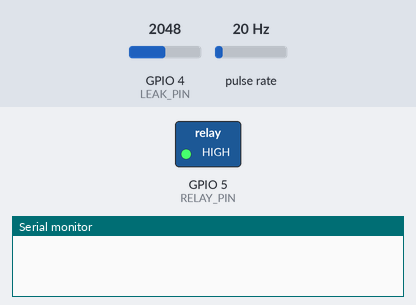
Bench run of a sketch on a simulated ESP32. Parts: switched loads named in the sketch (green lamp = pin HIGH), the last lines printed to the serial monitor. Wiring (inferred from the names in the program): pulse sensor: data GPIO 2. Inputs (shaded band) come from the test bench; at power-on: GPIO 4 (LEAK_PIN) = 2048, pulse rate 20 Hz. WiFi joins after 1.5 s; servers stay silent unless stated; uploads are accepted with an empty reply; the local clock reads 2024-03-15 10:24:30 at power-on unless the sketch sets it.

Above: at 0.1 s.
At 2.1 s:
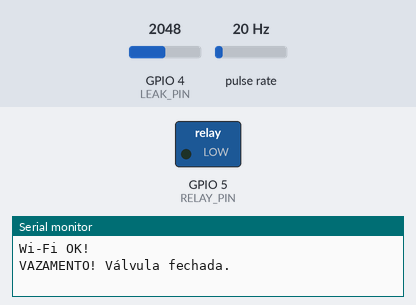
Timing chart, 0 to 3.6 s (numbered marks = the images above):
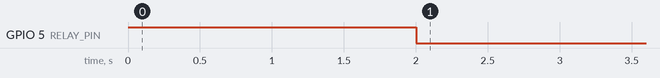

Measured:
- by itself, GPIO 5 (RELAY_PIN): HIGH → LOW at 2.0 s

The sketch:

main.ino
```cpp
#include <WiFi.h>
#include <HTTPClient.h>
#include <ArduinoJson.h>
#include <time.h>

const char* ssid = "SEU_WIFI";
const char* password = "SUA_SENHA";
const char* tagoServer = "https://api.tago.io/data";
const char* deviceToken = "SEU_DEVICE_TOKEN";

const int FLOW_PIN = 2;
const int LEAK_PIN = 4;
const int RELAY_PIN = 5;

volatile int flowPulses = 0;
float flowRate = 0.0;
float totalUsage = 0.0;
unsigned long oldTime = 0;
bool leakDetected = false;
bool valveOpen = true;
unsigned long leakTime = 0;

void IRAM_ATTR pulseCounter() { flowPulses++; }

void setup() {
  Serial.begin(115200);
  pinMode(FLOW_PIN, INPUT_PULLUP);
  pinMode(LEAK_PIN, INPUT);
  pinMode(RELAY_PIN, OUTPUT);
  digitalWrite(RELAY_PIN, HIGH);
  attachInterrupt(digitalPinToInterrupt(FLOW_PIN), pulseCounter, FALLING);

  WiFi.begin(ssid, password);
  while (WiFi.status() != WL_CONNECTED) delay(1000);
  Serial.println("Wi-Fi OK!");
  configTime(0, 0, "pool.ntp.org");
}

void loop() {
  if ((millis() - oldTime) > 1000) {
    detachInterrupt(digitalPinToInterrupt(FLOW_PIN));
    flowRate = ((1000.0 / (millis() - oldTime)) * flowPulses) / 450.0;
    totalUsage += (flowRate * (millis() - oldTime) / 1000.0) / 60.0;
    oldTime = millis();
    flowPulses = 0;
    attachInterrupt(digitalPinToInterrupt(FLOW_PIN), pulseCounter, FALLING);
  }

  int leakValue = analogRead(LEAK_PIN);
  if (leakValue > 2000 && !leakDetected) {
    leakDetected = true;
    leakTime = millis();
    valveOpen = false;
    digitalWrite(RELAY_PIN, LOW);
    Serial.println("VAZAMENTO! Válvula fechada.");
  }

  if (leakDetected && (millis() - leakTime > 300000)) {
    leakDetected = false;
    valveOpen = true;
    digitalWrite(RELAY_PIN, HIGH);
  }

  if (WiFi.status() == WL_CONNECTED && (millis() % 30000 < 1000)) {
    sendToTagoIO();
  }
  delay(500);
}

void sendToTagoIO() {
  HTTPClient http;
  http.begin(tagoServer);
  http.addHeader("Content-Type", "application/json");
  http.addHeader("Device-Token", deviceToken);

  DynamicJsonDocument doc(1024);
  time_t now; time(&now);
  doc["variable"] = "flow_rate"; doc["value"] = flowRate; doc["unit"] = "L/min"; doc["time"] = now;
  String payload; serializeJson(doc, payload);
  http.POST(payload);
  http.end();
}
```
